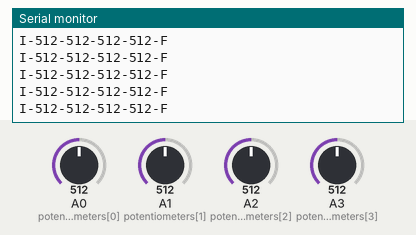
Recording of a sketch running on a simulated Arduino Uno, built with avr-gcc and run on an emulated ATmega328P. Shown: the last lines printed to the serial monitor. Inputs (shaded band) come from the test bench; at power-on: A0 (potentiometers[0]) = 512, A1 (potentiometers[1]) = 512, A2 (potentiometers[2]) = 512, A3 (potentiometers[3]) = 512.

Above: at 1.2 s.
1.3 s: A0 (potentiometers[0]) set to 716
At 2.1 s:
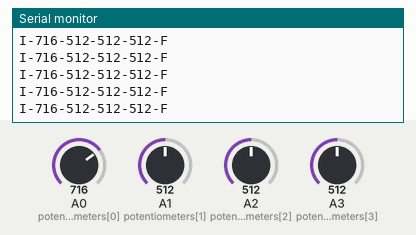
4.3 s: A1 (potentiometers[1]) set to 716
At 5.0 s:
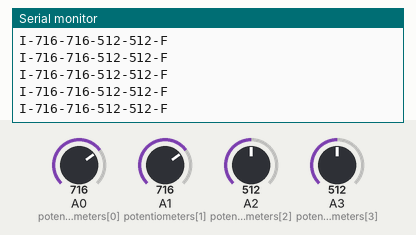
5.8 s: A2 (potentiometers[2]) set to 716
At 6.9 s:
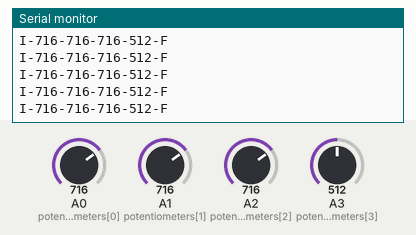
7.3 s: A3 (potentiometers[3]) set to 716
At 7.9 s:
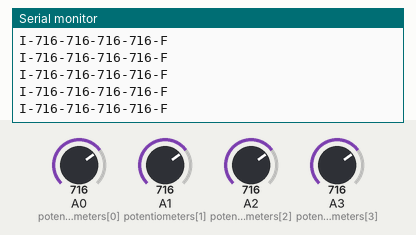
8.8 s: A0 (potentiometers[0]) set to 992
At 9.8 s:
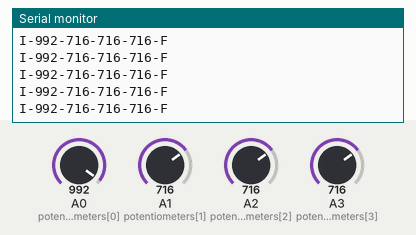
10.3 s: A1 (potentiometers[1]) set to 992
At 10.9 s:
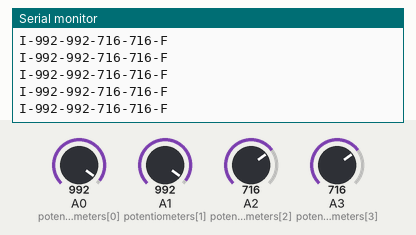
Timing chart, 0 to 12.8 s (numbered marks = the images above; inputs shaded):
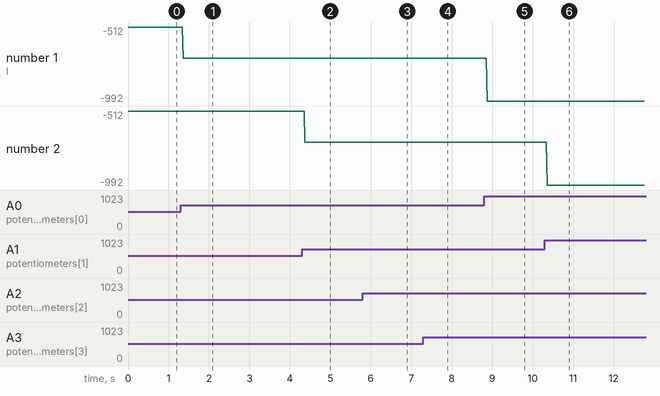

The sketch:

P1_LecturaSensoresRecap.ino
```cpp
int potentiometers[4] = {A0, A1, A2, A3};
int values[4];
String c;

void setup() {
  Serial.begin(9600);
  Serial.setTimeout(100);
}

void loop() {
  for(int i = 0; i < 4; i++)
  {
    values[i] = analogRead(potentiometers[i]);
    delayMicroseconds(1000);
  }
  c = "I-" + String(values[0]) + "-" + String(values[1]) + "-" + String(values[2]) + "-" + String(values[3]) + "-F";
  Serial.println(c);
  delay(10);
}
```

Measured:
- after the input at 1.3 s, the serial monitor: prints a new line after 0.06 s (image 1)
- after the input at 4.3 s, the serial monitor: prints a new line after 0.07 s (image 2)
- after the input at 5.8 s, the serial monitor: prints a new line after 0.06 s (image 3)
- after the input at 7.3 s, the serial monitor: prints a new line after 0.07 s (image 4)
- after the input at 8.8 s, the serial monitor: prints a new line after 0.07 s (image 5)
- after the input at 10.3 s, the serial monitor: prints a new line after 0.06 s (image 6)
- plotted number 1: -512 → -716 after the input at 1.3 s, -716 → -992 after the input at 8.8 s
